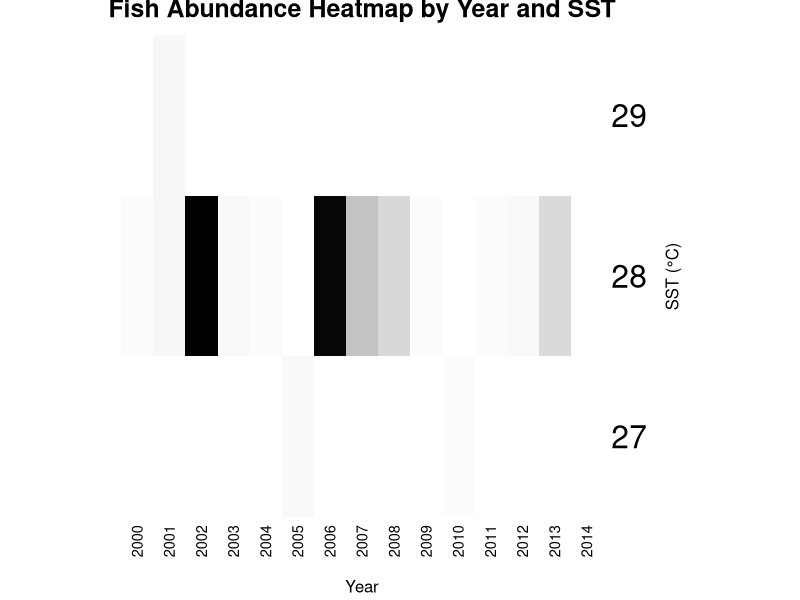
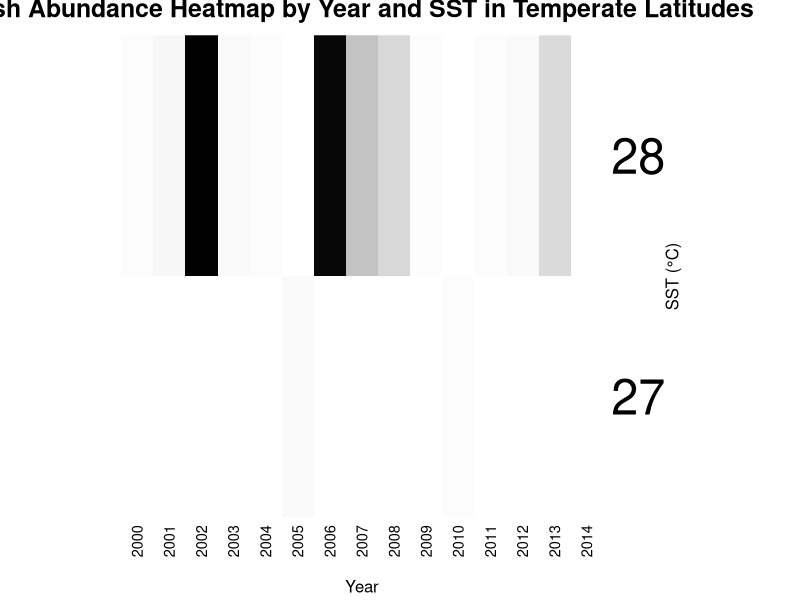
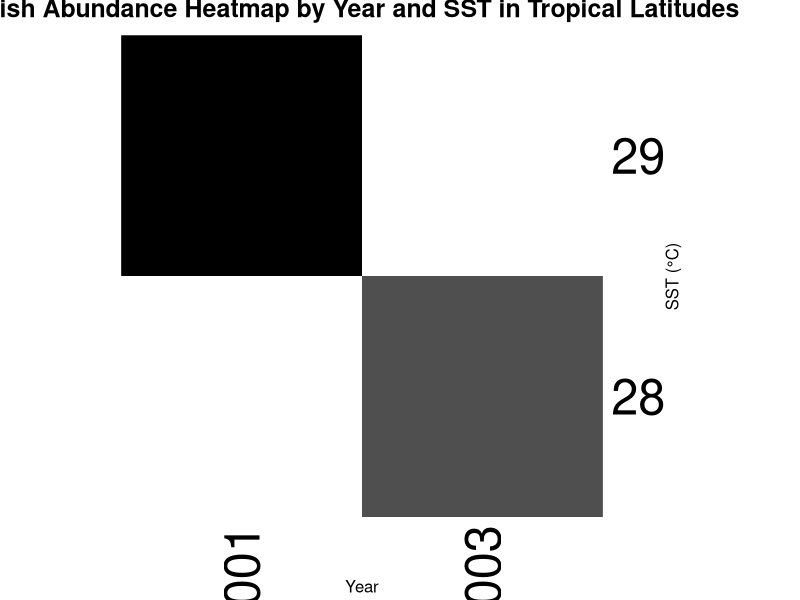
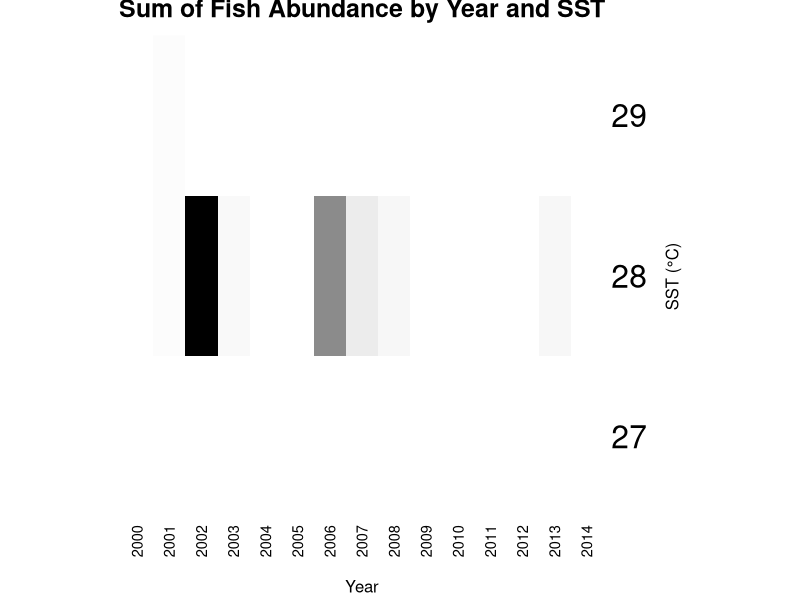
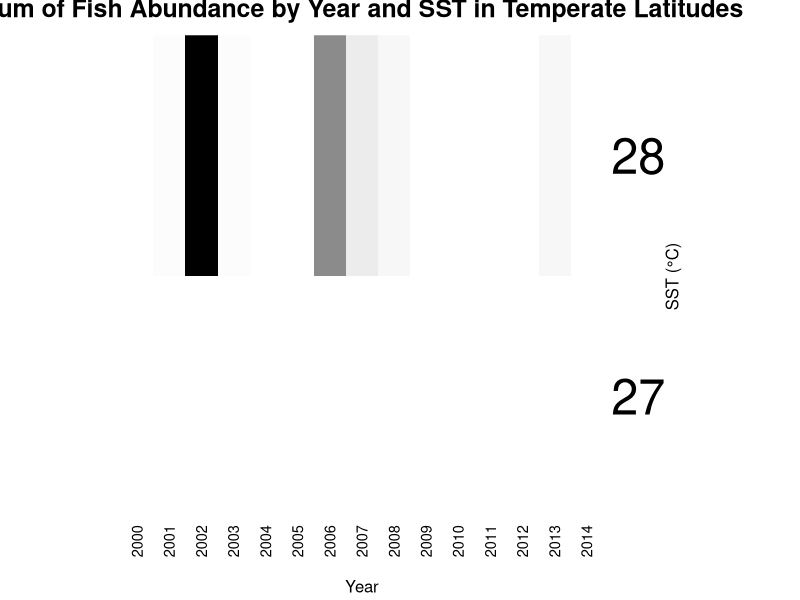
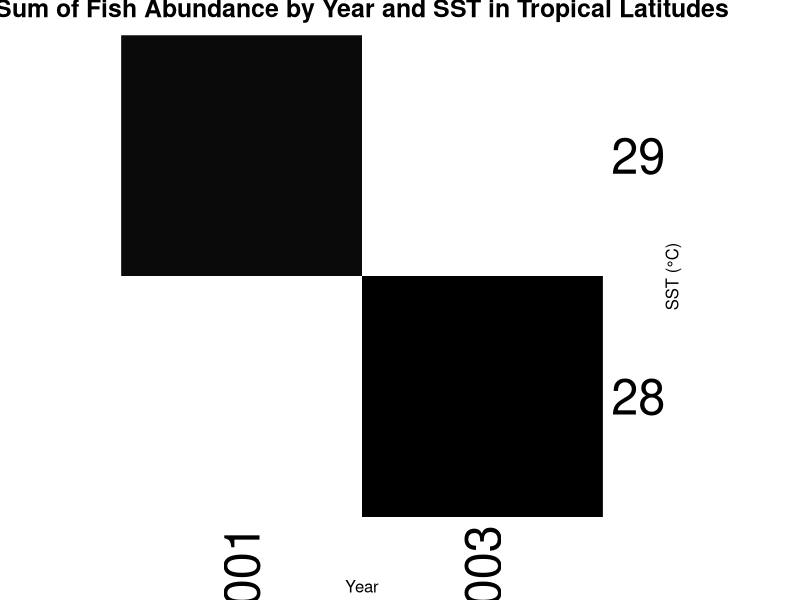

Write R code to recreate these figures, in order.
# Load data
bio_timesst <- read.csv("data-processed/BioTime summer sst without NAs.csv")

head(bio_timesst)

# Load necessary libraries
library(dplyr)
library(tidyr)
library(tibble)

# Aggregate data by year and rounded SST
bio_timesst_agg <- bio_timesst %>%
  mutate(rounded_sst = round(mean_summer_sst_degC)) %>%
  group_by(year, rounded_sst) %>%
  summarise(mean_abundance = mean(abundance), .groups = 'drop')

# Ensure data is ordered by year and rounded_sst
bio_timesst_agg <- bio_timesst_agg %>%
  arrange(rounded_sst, year)

# Reshape the data to a wide format for heatmap, filling NAs with 0 or another value
bio_timesst_matrix <- bio_timesst_agg %>%
  spread(key = year, value = mean_abundance, fill = 0) %>%
  column_to_rownames("rounded_sst") %>%
  as.matrix()

# Re-order the matrix rows and columns explicitly
bio_timesst_matrix <- bio_timesst_matrix[order(as.numeric(rownames(bio_timesst_matrix))), 
                                         order(colnames(bio_timesst_matrix))]

# Now you can plot the heatmap without clustering
heatmap(bio_timesst_matrix, 
        col = colorRampPalette(c("white", "black"))(100),  # Colors for the heatmap
        scale = "none",  # Do not scale the values
        main = "Fish Abundance Heatmap by Year and SST",
        xlab = "Year",
        ylab = "SST (°C)",
        Rowv = NA,  # Disable row clustering
        Colv = NA)  # Disable column clustering

# Filter for Temperate region
bio_timesst_temperate <- bio_timesst %>%
  filter(region == "Temperate")

# Aggregate data by year and rounded SST
bio_timesst_tempr_agg <- bio_timesst_temperate %>%
  mutate(rounded_sst = round(mean_summer_sst_degC)) %>%
  group_by(year, rounded_sst) %>%
  summarise(mean_abundance = mean(abundance), .groups = 'drop')

# Ensure data is ordered by year and rounded_sst
bio_timesst_tempr_agg <- bio_timesst_tempr_agg %>%
  arrange(rounded_sst, year)

# Reshape the data to a wide format for heatmap, filling NAs with 0 or another value
bio_timesst_tempr_matrix <- bio_timesst_tempr_agg %>%
  spread(key = year, value = mean_abundance, fill = 0) %>%
  column_to_rownames("rounded_sst") %>%
  as.matrix()

# Re-order the matrix rows and columns explicitly
bio_timesst_tempr_matrix <- bio_timesst_tempr_matrix[order(as.numeric(rownames(bio_timesst_tempr_matrix))), 
                                                     order(colnames(bio_timesst_tempr_matrix))]

# Now you can plot the heatmap without clustering
heatmap(bio_timesst_tempr_matrix, 
        col = colorRampPalette(c("white", "black"))(100),  # Colors for the heatmap
        scale = "none",  # Do not scale the values
        main = "Fish Abundance Heatmap by Year and SST in Temperate Latitudes",
        xlab = "Year",
        ylab = "SST (°C)",
        Rowv = NA,  # Disable row clustering
        Colv = NA)  # Disable column clustering

# Filter for Tropical region
bio_timesst_tropical <- bio_timesst %>%
  filter(region == "Tropical")

# Aggregate data by year and rounded SST
bio_timesst_trop_agg <- bio_timesst_tropical %>%
  mutate(rounded_sst = round(mean_summer_sst_degC)) %>%
  group_by(year, rounded_sst) %>%
  summarise(mean_abundance = mean(abundance), .groups = 'drop')

# Ensure data is ordered by year and rounded_sst
bio_timesst_trop_agg <- bio_timesst_trop_agg %>%
  arrange(rounded_sst, year)

# Reshape the data to a wide format for heatmap, filling NAs with 0 or another value
bio_timesst_trop_matrix <- bio_timesst_trop_agg %>%
  spread(key = year, value = mean_abundance, fill = 0) %>%
  column_to_rownames("rounded_sst") %>%
  as.matrix()

# Re-order the matrix rows and columns explicitly
bio_timesst_trop_matrix <- bio_timesst_trop_matrix[order(as.numeric(rownames(bio_timesst_trop_matrix))), 
                                                   order(colnames(bio_timesst_trop_matrix))]

# Now you can plot the heatmap without clustering
heatmap(bio_timesst_trop_matrix, 
        col = colorRampPalette(c("white", "black"))(100),  # Colors for the heatmap
        scale = "none",  # Do not scale the values
        main = "Fish Abundance Heatmap by Year and SST in Tropical Latitudes",
        xlab = "Year",
        ylab = "SST (°C)",
        Rowv = NA,  # Disable row clustering
        Colv = NA)  # Disable column clustering

# Aggregate data by year and rounded SST using sum of abundance
bio_timesst_sum <- bio_timesst %>%
  mutate(rounded_sst = round(mean_summer_sst_degC)) %>%
  group_by(year, rounded_sst) %>%
  summarise(sum_abundance = sum(abundance), .groups = 'drop')

# Ensure data is ordered by year and rounded_sst
bio_timesst_sum <- bio_timesst_sum %>%
  arrange(rounded_sst, year)

# Reshape the data to a wide format for heatmap, filling NAs with 0
bio_timesst_sum_matrix <- bio_timesst_sum %>%
  spread(key = year, value = sum_abundance, fill = 0) %>%
  column_to_rownames("rounded_sst") %>%
  as.matrix()

# Plot the heatmap
heatmap(bio_timesst_sum_matrix, 
        col = colorRampPalette(c("white", "black"))(100),
        scale = "none",
        main = "Sum of Fish Abundance by Year and SST",
        xlab = "Year",
        ylab = "SST (°C)",
        Rowv = NA,
        Colv = NA)

# Repeat similar steps for Temperate and Tropical regions

# For Temperate region
bio_timesst_tempr_sum <- bio_timesst_temperate %>%
  mutate(rounded_sst = round(mean_summer_sst_degC)) %>%
  group_by(year, rounded_sst) %>%
  summarise(sum_abundance = sum(abundance), .groups = 'drop') %>%
  arrange(rounded_sst, year)

bio_timesst_tempr_sum_matrix <- bio_timesst_tempr_sum %>%
  spread(key = year, value = sum_abundance, fill = 0) %>%
  column_to_rownames("rounded_sst") %>%
  as.matrix()

heatmap(bio_timesst_tempr_sum_matrix, 
        col = colorRampPalette(c("white", "black"))(100),
        scale = "none",
        main = "Sum of Fish Abundance by Year and SST in Temperate Latitudes",
        xlab = "Year",
        ylab = "SST (°C)",
        Rowv = NA,
        Colv = NA)

# For Tropical region
bio_timesst_trop_sum <- bio_timesst_tropical %>%
  mutate(rounded_sst = round(mean_summer_sst_degC)) %>%
  group_by(year, rounded_sst) %>%
  summarise(sum_abundance = sum(abundance), .groups = 'drop') %>%
  arrange(rounded_sst, year)

bio_timesst_trop_sum_matrix <- bio_timesst_trop_sum %>%
  spread(key = year, value = sum_abundance, fill = 0) %>%
  column_to_rownames("rounded_sst") %>%
  as.matrix()

heatmap(bio_timesst_trop_sum_matrix, 
        col = colorRampPalette(c("white", "black"))(100),
        scale = "none",
        main = "Sum of Fish Abundance by Year and SST in Tropical Latitudes",
        xlab = "Year",
        ylab = "SST (°C)",
        Rowv = NA,
        Colv = NA)
